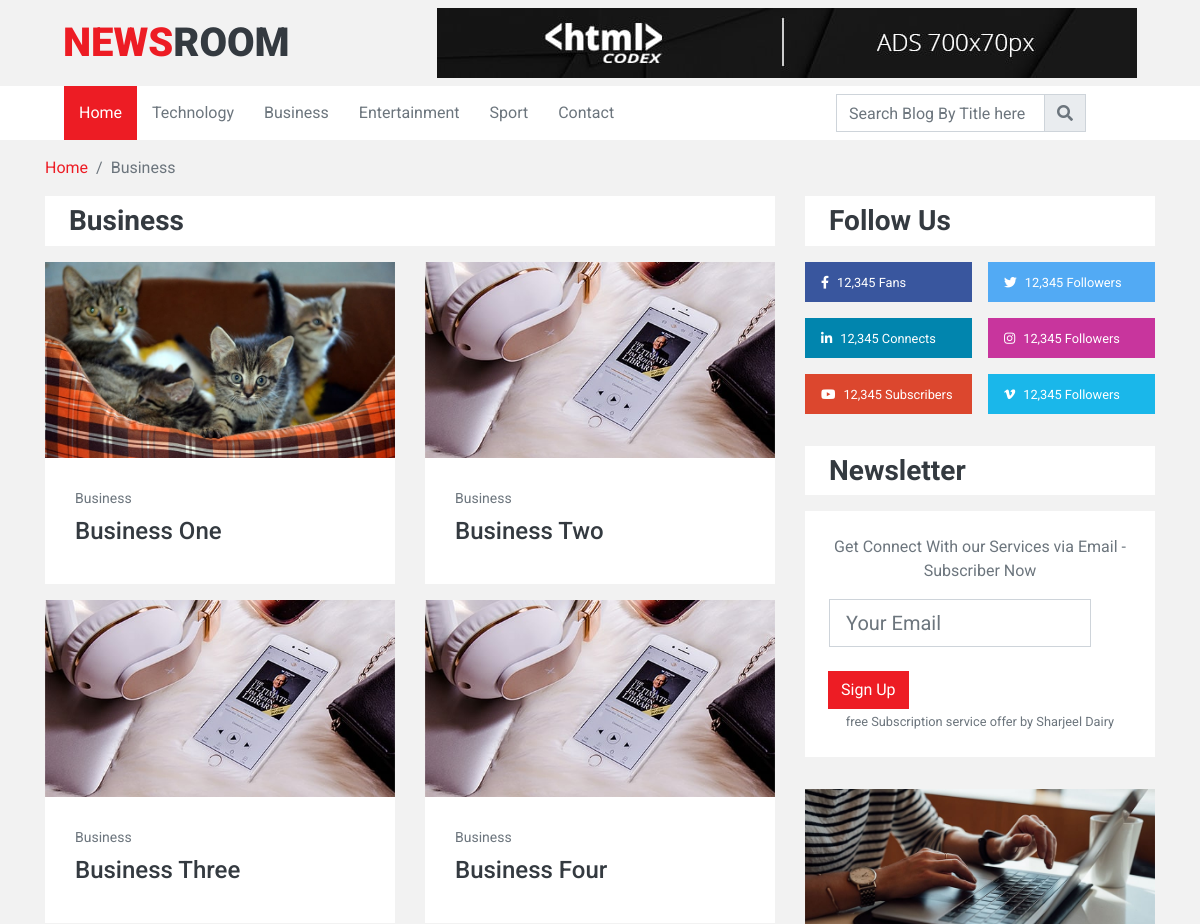
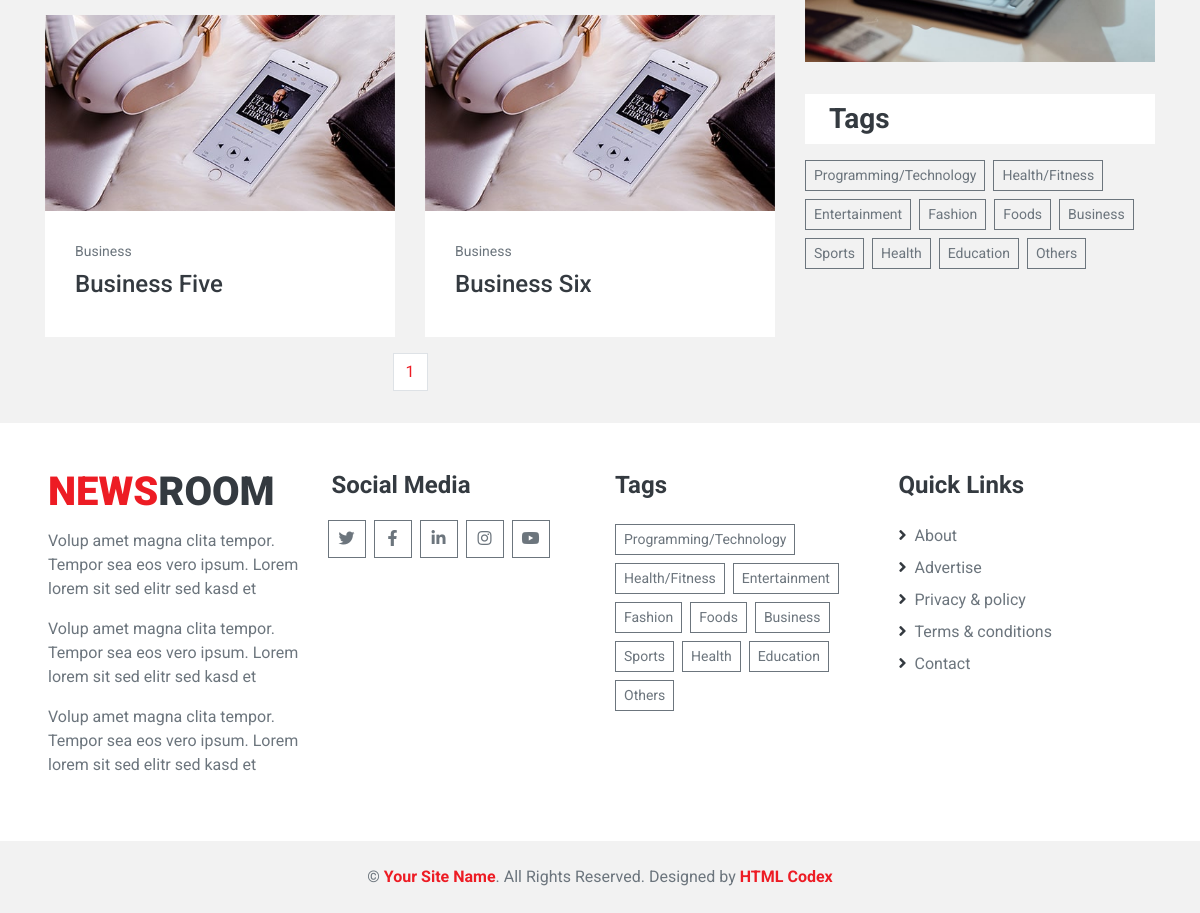
/Business/, run on the app's committed database (2 pictures, top to bottom).
### post/models.py (models this page shows)
class Post(models.Model):
    title = models.CharField(max_length=200)
    content = FroalaField()
    created_at = models.DateTimeField(auto_now_add=True)
    updated_on = models.DateTimeField(auto_now= True)
    image = models.ImageField(null=True, blank=True, upload_to='media/')
    slug = AutoSlugField(populate_from='title',unique=True,null=True,default=None)
    CATEGORY_CHOICES = (
        ("1", "Programming/Technology"),
        ("2", "Health/Fitness"),
        ("3", "Entertainment"),
        ("4", "Fashion"),
        ("5", "Food"),
        ("7", "Business"),
        ("6", "Sports"),
        ("8", "Health"),
        ("9", "Education"),
        ("10", "Others"),
    )
    category = models.CharField(
        max_length = 20,
        choices = CATEGORY_CHOICES,
        default = '1'
        )

### post/views.py (the view, shortened to what this page needs)
# urls.py: path('Business/', business, name='Business'),
def business(request):
    category = Post.objects.filter(category = "7")
    cat = Post.objects.filter(category = "7")[:6]
    paginator=Paginator(category,6)
    page_number=request.GET.get('page')
    final=paginator.get_page(page_number)
    total=final.paginator.num_pages
    data = {
        'category' : category,
        'cat' : cat,
        'url' : "Business",
        'label' : 'Business',
        'servciesdata':final,
        'newsdata':category,
        'totalpage':[n+1 for n in range(total)]
    }
    return render(request, "sub_category.html", data)

### templates/sub_category.html (shortened to what this page needs)
{% extends 'base.html' %}
{% block content %}
<body>
    <div class="container-fluid">
        <div class="container">
            <nav class="breadcrumb bg-transparent m-0 p-0">
                <a class="breadcrumb-item" href="{% url 'Home' %}">Home</a>
                <span class="breadcrumb-item active">{{label}}</span>
            </nav>
        </div>
    </div>
    <div class="container-fluid py-3">
        <div class="container">
            <div class="row">
                <div class="col-lg-8">
                    <div class="row">
                        <div class="col-12">
                            <div class="d-flex align-items-center justify-content-between bg-light py-2 px-4 mb-3">
                                <h3 class="m-0">{{label}}</h3>
                            </div>
                        </div>
                        {% for key in cat %}
                            <div class="col-lg-6">
                                <div class="position-relative mb-3">
                                    <img class="img-fluid w-100" src="/media/{{key.image}}" style="object-fit: cover;">
                                    <div class="overlay position-relative bg-light">
                                        <div class="mb-2" style="font-size: 14px;">
                                            {{ label }}</a>
                                        </div>
                                        <a class="h4" href="/detail/{{key.slug}}">{{ key.title }}</a>
                                        </div>
                                </div>
                            </div>
                        {% endfor %}
                    </div>
                    <div class="row">
                        <div class="col-12">
                            <nav aria-label="Page navigation">
                              <ul class="pagination justify-content-center">
                                {% for n in totalpage %}
                                <li class="page-item"><a class="page-link" href="/{{url}}/?page={{n}}">{{n}}</a></li>
                                {% endfor %}
                              </ul>
                            </nav>
                        </div>
                    </div>
                </div>
                <div class="col-lg-4 pt-3 pt-lg-0">
                    <div class="pb-3">
                        <div class="bg-light py-2 px-4 mb-3">
                            <h3 class="m-0">Follow Us</h3>
                        </div>
                        <div class="d-flex mb-3">
                            <a href="" class="d-block w-50 py-2 px-3 text-white text-decoration-none mr-2" style="background: #39569E;">
                                <small class="fab fa-facebook-f mr-2"></small><small>12,345 Fans</small>
                            </a>
                            <a href="" class="d-block w-50 py-2 px-3 text-white text-decoration-none ml-2" style="background: #52AAF4;">
                                <small class="fab fa-twitter mr-2"></small><small>12,345 Followers</small>
                            </a>
                        </div>
                        <div class="d-flex mb-3">
                            <a href="" class="d-block w-50 py-2 px-3 text-white text-decoration-none mr-2" style="background: #0185AE;">
                                <small class="fab fa-linkedin-in mr-2"></small><small>12,345 Connects</small>
                            </a>
                            <a href="" class="d-block w-50 py-2 px-3 text-white text-decoration-none ml-2" style="background: #C8359D;">
                                <small class="fab fa-instagram mr-2"></small><small>12,345 Followers</small>
                            </a>
                        </div>
                        <div class="d-flex mb-3">
                            <a href="" class="d-block w-50 py-2 px-3 text-white text-decoration-none mr-2" style="background: #DC472E;">
                                <small class="fab fa-youtube mr-2"></small><small>12,345 Subscribers</small>
                            </a>
                            <a href="" class="d-block w-50 py-2 px-3 text-white text-decoration-none ml-2" style="background: #1AB7EA;">
                                <small class="fab fa-vimeo-v mr-2"></small><small>12,345 Followers</small>
                            </a>
                        </div>
                    </div>
                    <div class="pb-3">
                        <div class="bg-light py-2 px-4 mb-3">
                            <h3 class="m-0">Newsletter</h3>
                        </div>
                        <div class="bg-light text-center p-4 mb-3">
                            <p>Get Connect With our Services via Email - Subscriber Now</p>
                            <div class="input-group" style="width: 100%;">
                                <form method = "post">
                                    <input type="email" class="form-control form-control-lg" placeholder="Your Email" name="email"><br>
                                    <div class="input-group-append">
                                        <button class="btn btn-primary" type="submit">Sign Up</button>
                                    </div>
                                </form>
                            </div>
                            <small>free Subscription service offer by Sharjeel Dairy</small>
                        </div>
                    </div>
                    <div class="mb-3 pb-3">
                        <a href=""><img class="img-fluid" src="/static/img/news-500x280-4.jpg" alt=""></a>
                    </div>
                    <div class="pb-3">
                        <div class="bg-light py-2 px-4 mb-3">
                            <h3 class="m-0">Tags</h3>
                        </div>
                        <div class="d-flex flex-wrap m-n1">
                            <a href="{% url 'Technology' %}" class="btn btn-sm btn-outline-secondary m-1">Programming/Technology</a>
                            <a href="{% url 'Health' %}" class="btn btn-sm btn-outline-secondary m-1">Health/Fitness</a>
                            <a href="{% url 'Entertainment' %}" class="btn btn-sm btn-outline-secondary m-1">Entertainment</a>
                            <a href="{% url 'Fashion' %}" class="btn btn-sm btn-outline-secondary m-1">Fashion</a>
                            <a href="{% url 'Food' %}" class="btn btn-sm btn-outline-secondary m-1">Foods</a>
                            <a href="{% url 'Business' %}" class="btn btn-sm btn-outline-secondary m-1">Business</a>
                            <a href="{% url 'Sport' %}" class="btn btn-sm btn-outline-secondary m-1">Sports</a>
                            <a href="{% url 'Health' %}" class="btn btn-sm btn-outline-secondary m-1">Health</a>
                            <a href="{% url 'Education' %}" class="btn btn-sm btn-outline-secondary m-1">Education</a>
                            <a href="{% url 'Other' %}" class="btn btn-sm btn-outline-secondary m-1">Others</a>
                        </div>
                    </div>
                </div>
            </div>
        </div>
    </div>
</body>
{% endblock  %}

### templates/base.html
{% include 'header.html' %}
{% block content %}
{% endblock  %}
{% include 'footer.html' %}

### templates/header.html (shortened to what this page needs)
<!DOCTYPE html>
<html lang="en">
<head>
    <link href="https://cdnjs.cloudflare.com/ajax/libs/font-awesome/5.15.0/css/all.min.css" rel="stylesheet">
    <link href="/static/lib/owlcarousel/assets/owl.carousel.min.css" rel="stylesheet">
    <link href="/static/css/style.css" rel="stylesheet">
</head>
<div class="container-fluid">
    <div class="row align-items-center py-2 px-lg-5">
        <div class="col-lg-4">
            <a href="{% url 'Home' %}" class="navbar-brand d-none d-lg-block">
                <h1 class="m-0 display-5 text-uppercase"><span class="text-primary">News</span>Room</h1>
            </a>
        </div>
        <div class="col-lg-8 text-center text-lg-right">
            <img class="img-fluid" src="/static/img/ads-700x70.jpg" alt="">
        </div>
    </div>
</div>
<div class="container-fluid p-0 mb-3">
    <nav class="navbar navbar-expand-lg bg-light navbar-light py-2 py-lg-0 px-lg-5">
        <div class="collapse navbar-collapse justify-content-between px-0 px-lg-3" id="navbarCollapse">
            <div class="navbar-nav mr-auto py-0">
                <a href="{% url 'Home' %}" class="nav-item nav-link active">Home</a>
                <a href="{% url 'Technology' %}" class="nav-item nav-link">Technology</a>
                <a href="{% url 'Business' %}" class="nav-item nav-link">Business</a>
                <a href="{% url 'Entertainment' %}" class="nav-item nav-link">Entertainment</a>
                <a href="{% url 'Sport' %}" class="nav-item nav-link">Sport</a>
                <a href="{% url 'Contact' %}" class="nav-item nav-link">Contact</a>
            </div>
            <div class="input-group ml-auto" style="width: 100%; max-width: 300px;">
                <form method="get" action="{% url 'search' %}">
                    <input type="text" class="form-control" name="search" placeholder="Search Blog By Title here">
                </form>
                <div class="input-group-append">
                    <button class="input-group-text text-secondary"><i class="fa fa-search"></i></button>
                </div>
            </div>
        </div>
    </nav>
</div>

### templates/footer.html (shortened to what this page needs)
<div class="container-fluid bg-light pt-5 px-sm-3 px-md-5">
    <div class="row">
        <div class="col-lg-3 col-md-6 mb-5">
            <a href="index.html" class="navbar-brand">
                <h1 class="mb-2 mt-n2 display-5 text-uppercase"><span class="text-primary">News</span>Room</h1>
            </a>
            <p>Volup amet magna clita tempor. Tempor sea eos vero ipsum. Lorem lorem sit sed elitr sed kasd et</p>
            <p>Volup amet magna clita tempor. Tempor sea eos vero ipsum. Lorem lorem sit sed elitr sed kasd et</p>
            <p>Volup amet magna clita tempor. Tempor sea eos vero ipsum. Lorem lorem sit sed elitr sed kasd et</p>
        </div>
        <div class="col-lg-3 col-md-6 mb-5">
            <h4 class="font-weight-bold mb-4">Social Media</h4>
            <div class="d-flex flex-wrap m-n1">
                <a class="btn btn-outline-secondary text-center mr-2 px-0" style="width: 38px; height: 38px;" href="#"><i class="fab fa-twitter"></i></a>
                <a class="btn btn-outline-secondary text-center mr-2 px-0" style="width: 38px; height: 38px;" href="#"><i class="fab fa-facebook-f"></i></a>
                <a class="btn btn-outline-secondary text-center mr-2 px-0" style="width: 38px; height: 38px;" href="#"><i class="fab fa-linkedin-in"></i></a>
                <a class="btn btn-outline-secondary text-center mr-2 px-0" style="width: 38px; height: 38px;" href="#"><i class="fab fa-instagram"></i></a>
                <a class="btn btn-outline-secondary text-center mr-2 px-0" style="width: 38px; height: 38px;" href="#"><i class="fab fa-youtube"></i></a>
            </div>
        </div>
        <div class="col-lg-3 col-md-6 mb-5">
            <h4 class="font-weight-bold mb-4">Tags</h4>
            <div class="d-flex flex-wrap m-n1">
                <a href="{% url 'Technology' %}" class="btn btn-sm btn-outline-secondary m-1">Programming/Technology</a>
                <a href="{% url 'Health' %}" class="btn btn-sm btn-outline-secondary m-1">Health/Fitness</a>
                <a href="{% url 'Entertainment' %}" class="btn btn-sm btn-outline-secondary m-1">Entertainment</a>
                <a href="{% url 'Fashion' %}" class="btn btn-sm btn-outline-secondary m-1">Fashion</a>
                <a href="{% url 'Food' %}" class="btn btn-sm btn-outline-secondary m-1">Foods</a>
                <a href="{% url 'Business' %}" class="btn btn-sm btn-outline-secondary m-1">Business</a>
                <a href="{% url 'Sport' %}" class="btn btn-sm btn-outline-secondary m-1">Sports</a>
                <a href="{% url 'Health' %}" class="btn btn-sm btn-outline-secondary m-1">Health</a>
                <a href="{% url 'Education' %}" class="btn btn-sm btn-outline-secondary m-1">Education</a>
                <a href="{% url 'Other' %}" class="btn btn-sm btn-outline-secondary m-1">Others</a>
            </div>
        </div>
        <div class="col-lg-3 col-md-6 mb-5">
            <h4 class="font-weight-bold mb-4">Quick Links</h4>
            <div class="d-flex flex-column justify-content-start">
                <a class="text-secondary mb-2" href="#"><i class="fa fa-angle-right text-dark mr-2"></i>About</a>
                <a class="text-secondary mb-2" href="#"><i class="fa fa-angle-right text-dark mr-2"></i>Advertise</a>
                <a class="text-secondary mb-2" href="#"><i class="fa fa-angle-right text-dark mr-2"></i>Privacy & policy</a>
                <a class="text-secondary mb-2" href="#"><i class="fa fa-angle-right text-dark mr-2"></i>Terms & conditions</a>
                <a class="text-secondary" href="{% url 'Contact' %}"><i class="fa fa-angle-right text-dark mr-2"></i>Contact</a>
            </div>
        </div>
    </div>
</div>
<div class="container-fluid py-4 px-sm-3 px-md-5">
    <p class="m-0 text-center">
        &copy; <a class="font-weight-bold" href="#">Your Site Name</a>. All Rights Reserved.
        Designed by <a class="font-weight-bold" href="https://htmlcodex.com">HTML Codex</a>
    </p>
</div>

### data on the page
Post: image (picture), label "Business", title "Business One"
Post: image (picture), label "Business", title "Business Two"
Post: image (picture), label "Business", title "Business Three"
Post: image (picture), label "Business", title "Business Four"
Post: image (picture), label "Business", title "Business Five"
Post: image (picture), label "Business", title "Business Six"

### other printed values
{{ label }} "Business"
{{ n }} "1"
